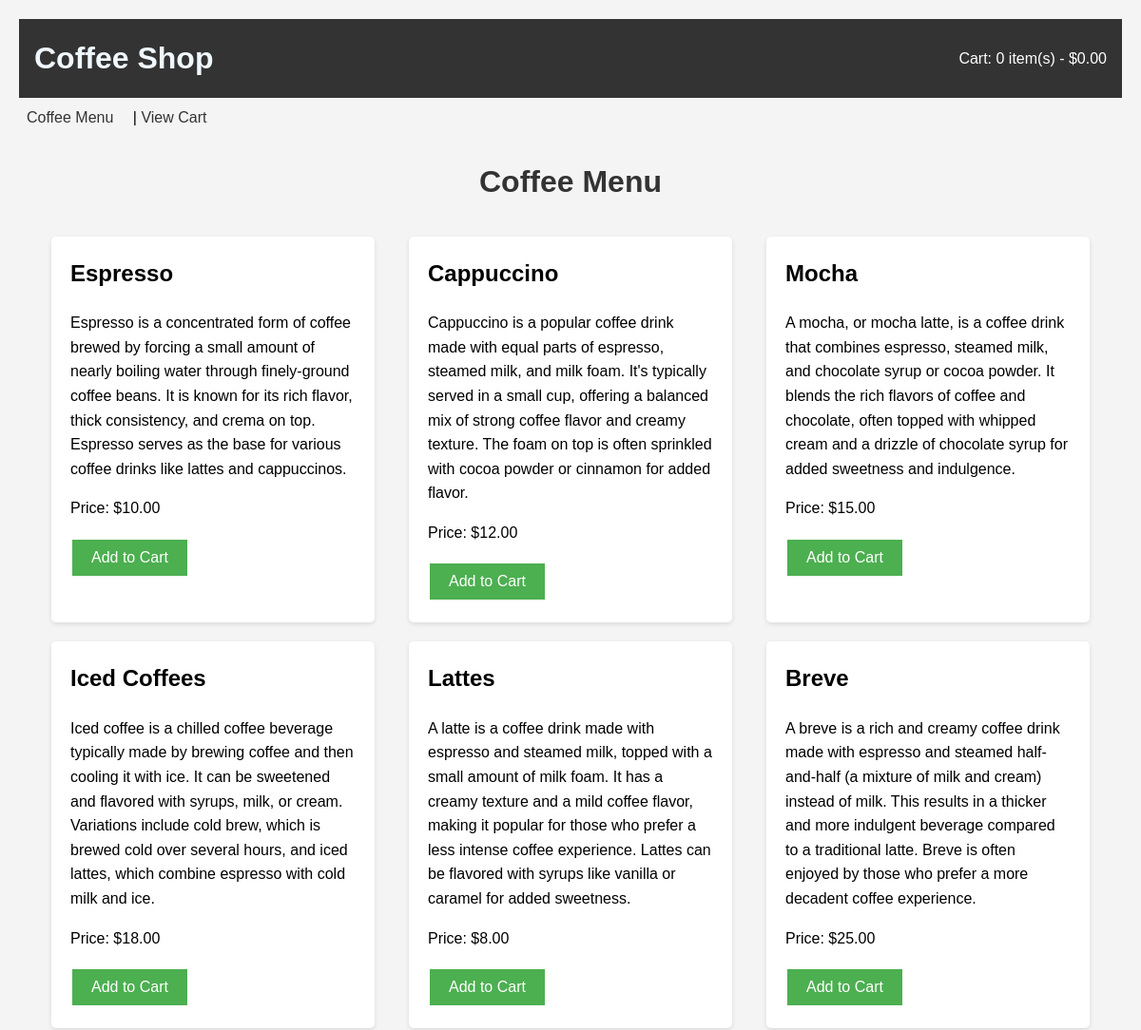
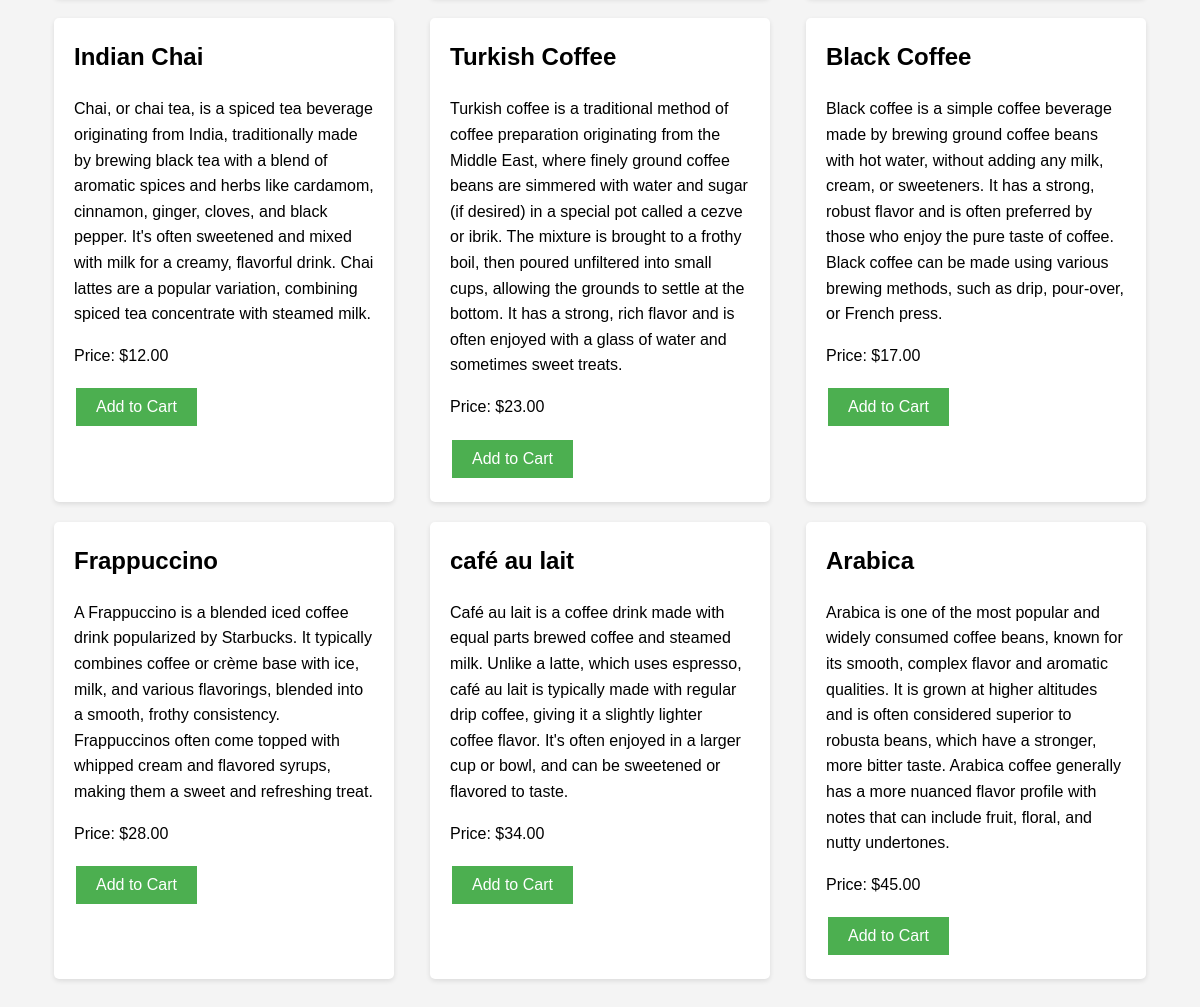
Page /coffee-list/ on the committed database (2 pictures, top to bottom).
### orders/models.py (models this page shows, shortened)
class Coffee(models.Model):
    name = models.CharField(max_length=100)
    price = models.DecimalField(max_digits=5, decimal_places=2)
    description = models.TextField()

### orders/views.py (the view)
# urls.py: path('coffee-list/', views.coffee_list, name='coffee_list'),  # Example: URL for coffee list
def coffee_list(request):
    coffees = Coffee.objects.all()
    return render(request, 'orders/coffee_list.html', {'coffees': coffees})

### orders/context_processors.py (called while the page is built)
def cart_summary(request):
    if request.session.session_key:
        cart_items = CartItem.objects.filter(session_id=request.session.session_key)
        total_items = sum(item.quantity for item in cart_items)
        total_price = sum(item.coffee.price * item.quantity for item in cart_items)
    else:
        total_items = 0
        total_price = 0
    return {
        'cart_total_items': total_items,
        'cart_total_price': total_price,
    }

### orders/templates/orders/coffee_list.html (shortened to what this page needs)
<!DOCTYPE html>
<html lang="en">
<head>
    <link rel="stylesheet" href="/static/css/style.css">
</head>
<body>
    {% extends 'orders/base.html' %}
    {% block content %}
    <h1>Coffee Menu</h1>
    <div id="coffee-list">
        {% for coffee in coffees %}
        <div class="coffee-item">
            <h2>{{ coffee.name }}</h2>
            <p>{{ coffee.description }}</p>
            <p>Price: ${{ coffee.price }}</p>
            <button class="add-to-cart" data-coffee-id="{{ coffee.id }}">Add to Cart</button>
        </div>
        {% endfor %}
    </div>
    {% endblock content %}

### orders/templates/orders/base.html (shortened to what this page needs)
<!DOCTYPE html>
<html lang="en">
<head>
    <link rel="stylesheet" href="/static/css/style.css">
</head>
<body>
    <header>
        <h1 style="color:aliceblue;">Coffee Shop</h1>
        <div id="cart-summary">
            <a href="{% url 'view_cart' %}">
                Cart: {{ cart_total_items }} item(s) - ${{ cart_total_price|floatformat:2 }}
            </a>
        </div>
    </header>
    <nav>
        <a href="{% url 'coffee_list' %}">Coffee Menu</a> |
        <a href="{% url 'view_cart' %}">View Cart</a>
    </nav>
    <main>
        {% block content %}
        {% endblock content %}
    </main>
</body>
</html>

### orders/static/css/style.css (style rules this page uses)
body { font-family: Arial, sans-serif; line-height: 1.6; margin: 0; padding: 20px; background-color: #f4f4f4; }
h1 { text-align: center; color: #333; }
#coffee-list, #cart-items { display: flex; flex-wrap: wrap; justify-content: space-around; }
.coffee-item, .cart-item { background-color: #fff; border-radius: 5px; box-shadow: 0 2px 5px rgba(0, 0, 0, 0.1); margin: 10px; padding: 20px; width: 300px; }
.coffee-item h2, .cart-item h2 { margin-top: 0; }
button, .view-cart-btn, input[type="submit"] { background-color: #4CAF50; border: none; color: white; cursor: pointer; padding: 10px 20px; text-align: center; text-decoration: none; display: inline-block; font-size: 16px; margin: 4px 2px; transition-duration: 0.4s; }
header { background-color: #333; color: white; padding: 1rem; display: flex; justify-content: space-between; align-items: center; }
header h1 { margin: 0; }
#cart-summary a { color: white; text-decoration: none; }
nav { background-color: #f4f4f4; padding: 0.5rem; margin-bottom: 1rem; }
nav a { color: #333; text-decoration: none; margin-right: 1rem; }
main { padding: 0 1rem; }

### rows in the picture
Coffee: name "Espresso", description "Espresso is a concentrated form of coffee brewed by forcing a small amount of nearly boiling water through finely-ground coffee beans. It is known for its rich flavor, thick consistency, and crema on top. Espresso serves as the base for various coffee drinks like lattes and cappuccinos.", price "10.00"
Coffee: name "Cappuccino", description "Cappuccino is a popular coffee drink made with equal parts of espresso, steamed milk, and milk foam. It's typically served in a small cup, offering a balanced mix of strong coffee flavor and creamy texture. The foam on top is often sprinkled with cocoa powder or cinnamon for added flavor.", price "12.00"
Coffee: name "Mocha", description "A mocha, or mocha latte, is a coffee drink that combines espresso, steamed milk, and chocolate syrup or cocoa powder. It blends the rich flavors of coffee and chocolate, often topped with whipped cream and a drizzle of chocolate syrup for added sweetness and indulgence.", price "15.00"
Coffee: name "Iced Coffees", description "Iced coffee is a chilled coffee beverage typically made by brewing coffee and then cooling it with ice. It can be sweetened and flavored with syrups, milk, or cream. Variations include cold brew, which is brewed cold over several hours, and iced lattes, which combine espresso with cold milk and ice.", price "18.00"
Coffee: name "Lattes", description "A latte is a coffee drink made with espresso and steamed milk, topped with a small amount of milk foam. It has a creamy texture and a mild coffee flavor, making it popular for those who prefer a less intense coffee experience. Lattes can be flavored with syrups like vanilla or caramel for added sweetness.", price "8.00"
Coffee: name "Breve", description "A breve is a rich and creamy coffee drink made with espresso and steamed half-and-half (a mixture of milk and cream) instead of milk. This results in a thicker and more indulgent beverage compared to a traditional latte. Breve is often enjoyed by those who prefer a more decadent coffee experience.", price "25.00"
Coffee: name "Indian Chai", description "Chai, or chai tea, is a spiced tea beverage originating from India, traditionally made by brewing black tea with a blend of aromatic spices and herbs like cardamom, cinnamon, ginger, cloves, and black pepper. It's often sweetened and mixed with milk for a creamy, flavorful drink. Chai lattes are a popular variation, combining spiced tea concentrate with steamed milk.", price "12.00"
Coffee: name "Turkish Coffee", description "Turkish coffee is a traditional method of coffee preparation originating from the Middle East, where finely ground coffee beans are simmered with water and sugar (if desired) in a special pot called a cezve or ibrik. The mixture is brought to a frothy boil, then poured unfiltered into small cups, allowing the grounds to settle at the bottom. It has a strong, rich flavor and is often enjoyed with a glass of water and sometimes sweet treats.", price "23.00"
Coffee: name "Black Coffee", description "Black coffee is a simple coffee beverage made by brewing ground coffee beans with hot water, without adding any milk, cream, or sweeteners. It has a strong, robust flavor and is often preferred by those who enjoy the pure taste of coffee. Black coffee can be made using various brewing methods, such as drip, pour-over, or French press.", price "17.00"
Coffee: name "Frappuccino", description "A Frappuccino is a blended iced coffee drink popularized by Starbucks. It typically combines coffee or crème base with ice, milk, and various flavorings, blended into a smooth, frothy consistency. Frappuccinos often come topped with whipped cream and flavored syrups, making them a sweet and refreshing treat.", price "28.00"
Coffee: name "café au lait", description "Café au lait is a coffee drink made with equal parts brewed coffee and steamed milk. Unlike a latte, which uses espresso, café au lait is typically made with regular drip coffee, giving it a slightly lighter coffee flavor. It's often enjoyed in a larger cup or bowl, and can be sweetened or flavored to taste.", price "34.00"
Coffee: name "Arabica", description "Arabica is one of the most popular and widely consumed coffee beans, known for its smooth, complex flavor and aromatic qualities. It is grown at higher altitudes and is often considered superior to robusta beans, which have a stronger, more bitter taste. Arabica coffee generally has a more nuanced flavor profile with notes that can include fruit, floral, and nutty undertones.", price "45.00"

### other values in the picture
{{ cart_total_items }} "0"
{{ cart_total_price|floatformat:2 }} "0.00"
